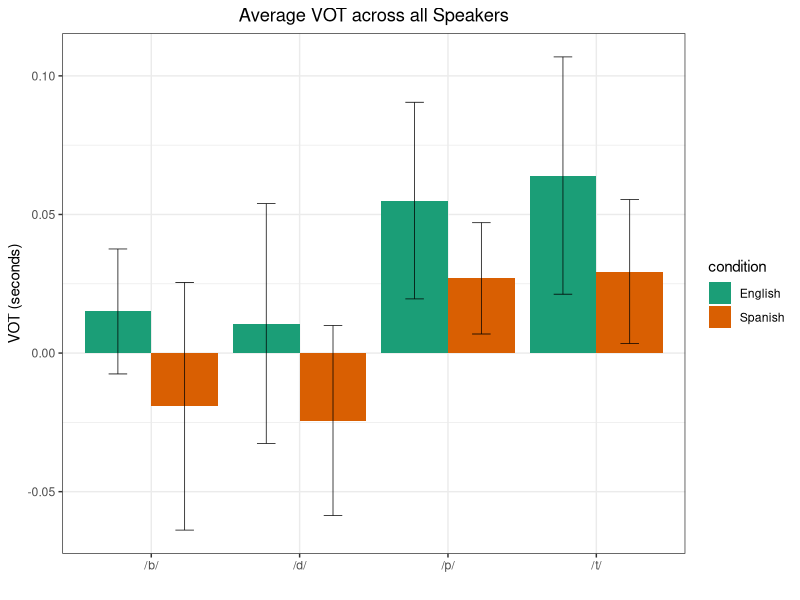
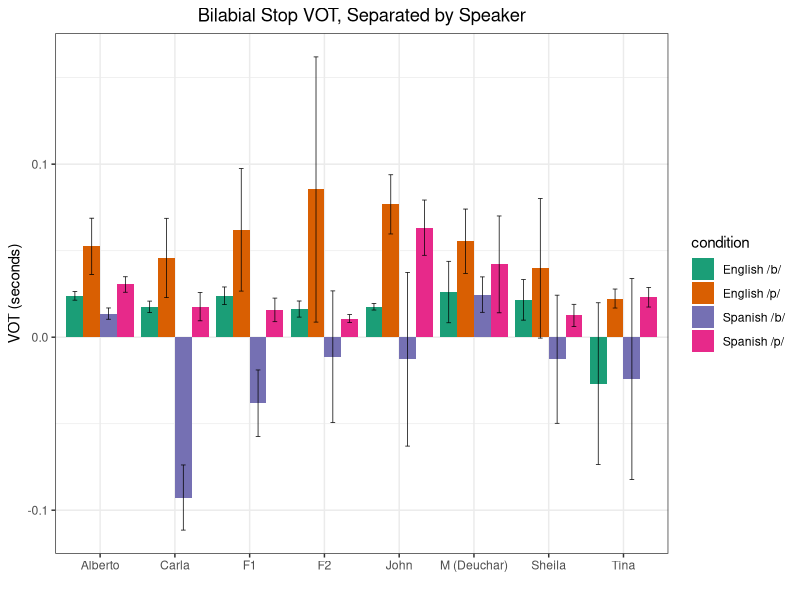
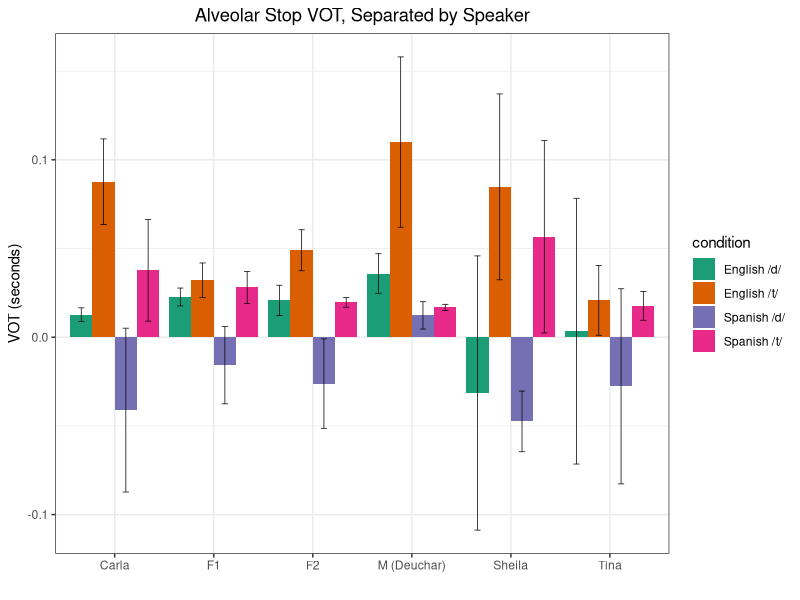

These charts were generated, in order, by the following R code:
library(dplyr)
library(ggplot2)
#Read in the data from the CSV files 
english <- read.csv("cleaned_eng.csv")
spanish <- read.csv("cleaned_spa.csv")

#bilabial stops
english_b <-english %>% filter(Consonant == 'b')
english_p <-english %>% filter(Consonant == 'p')
spanish_b <- spanish  %>% filter(Consonant == 'b')
spanish_p <- spanish %>% filter(Consonant == 'p')

#alveolar stops
english_d <-english %>% filter(Consonant == 'd')
english_t <-english %>% filter(Consonant == 't')
spanish_d <- spanish  %>% filter(Consonant == 'd')
spanish_t <- spanish %>% filter(Consonant == 't')

#overall plot 
specie <- c(rep("/d/", 2), rep("/t/", 2), rep("/b/", 2), rep("/p/", 2))
condition <- rep(c("Spanish" , "English") , 4)
value <- c(mean(spanish_d$VOT), mean(english_d$VOT), mean(spanish_t$VOT),mean(english_t$VOT),  mean(spanish_b$VOT),mean(english_b$VOT),  mean(spanish_p$VOT),  mean(english_p$VOT))
sd <- c(sd(spanish_d$VOT), sd(english_d$VOT), sd(spanish_t$VOT), sd(english_t$VOT),  sd(spanish_b$VOT),sd(english_b$VOT),  sd(spanish_p$VOT),  sd(english_p$VOT))
data <- data.frame(specie,condition,value)
theme_set(theme_bw())
ggplot(data, aes(fill=condition, y=value, x=specie)) + 
  geom_bar(position="dodge", stat="identity") + xlab("") + scale_fill_brewer(palette="Dark2")+ ylab("VOT (seconds)") +  ggtitle("Average VOT across all Speakers") +geom_errorbar(aes(ymin=value-sd, ymax=value+sd), size=0.25, width=0.25, position=position_dodge(.9))+theme( plot.title = element_text(hjust = 0.5))

#now it's time for some t-tests
t.test(spanish_b$VOT, english_b$VOT, paired=FALSE, conf.level = 0.95)
t.test(spanish_p$VOT, english_p$VOT, paired=FALSE, conf.level = 0.95)
t.test(spanish_d$VOT, english_d$VOT, paired=FALSE, conf.level = 0.95)
t.test(spanish_t$VOT, english_t$VOT, paired=FALSE, conf.level = 0.95)


#bilabial stops for each speaker 
f1_eng_b <- english_b %>% filter(Speaker == 'ferfulice_1')
f1_eng_p <- english_p %>% filter(Speaker == 'ferfulice_1')
f2_eng_b <- english_b %>% filter(Speaker == 'ferfulice_2')
f2_eng_p <- english_p %>% filter(Speaker == 'ferfulice_2')
deuchar_eng_b <- english_b %>% filter(Speaker == 'deuchar')
deuchar_eng_p <- english_p %>% filter(Speaker == 'deuchar')
alberto_eng_b <- english_b %>% filter(Speaker == 'perez_alberto')
alberto_eng_p <- english_p %>% filter(Speaker == 'perez_alberto')
carla_eng_b <- english_b %>% filter(Speaker == 'perez_carla')
carla_eng_p <- english_p %>% filter(Speaker == 'perez_carla')
john_eng_b <- english_b %>% filter(Speaker == 'perez_john')
john_eng_p <- english_p %>% filter(Speaker == 'perez_john')
shiela_eng_b <- english_b %>% filter(Speaker == 'perez_shiela')
shiela_eng_p <- english_p %>% filter(Speaker == 'perez_shiela')
tina_eng_b <- english_b %>% filter(Speaker == 'perez_tina')
tina_eng_p <- english_p %>% filter(Speaker == 'perez_tina')

f1_spa_b <- spanish_b %>% filter(Speaker == 'ferfulice_1')
f1_spa_p <- spanish_p %>% filter(Speaker == 'ferfulice_1')
f2_spa_b <- spanish_b %>% filter(Speaker == 'ferfulice_2')
f2_spa_p <- spanish_p  %>% filter(Speaker == 'ferfulice_2')
deuchar_spa_b <- spanish_b %>% filter(Speaker == 'deuchar')
deuchar_spa_p <- spanish_p %>% filter(Speaker == 'deuchar')
alberto_spa_b <- spanish_b %>% filter(Speaker == 'perez_alberto')
alberto_spa_p <- spanish_p %>% filter(Speaker == 'perez_alberto')
carla_spa_b <- spanish_b %>% filter(Speaker == 'perez_carla')
carla_spa_p <- spanish_p %>% filter(Speaker == 'perez_carla')
john_spa_b <- spanish_b %>% filter(Speaker == 'perez_john')
john_spa_p <- spanish_p  %>% filter(Speaker == 'perez_john')
shiela_spa_b <- spanish_b %>% filter(Speaker == 'perez_shiela')
shiela_spa_p <- spanish_p  %>% filter(Speaker == 'perez_shiela')
tina_spa_b <- spanish_b %>% filter(Speaker == 'perez_tina')
tina_spa_p <- spanish_p  %>% filter(Speaker == 'perez_tina')

specie <- c(rep("F1", 4), rep("F2", 4), rep("M (Deuchar)", 4), rep("Alberto", 4), rep("Carla", 4), rep("John", 4),  rep("Sheila", 4),  rep("Tina", 4))
condition <- rep(c("English /b/", "English /p/", "Spanish /b/", "Spanish /p/") , 8)
value <- c(mean(f1_eng_b$VOT), mean(f1_eng_p$VOT), mean(f1_spa_b$VOT), mean(f1_spa_p$VOT),mean(f2_eng_b$VOT), mean(f2_eng_p$VOT), mean(f2_spa_b$VOT), mean(f2_spa_p$VOT), mean(deuchar_eng_b$VOT), mean(deuchar_eng_p$VOT), mean(deuchar_spa_b$VOT), mean(deuchar_spa_p$VOT),  mean(alberto_eng_b$VOT), mean(alberto_eng_p$VOT), mean(alberto_spa_b$VOT), mean(alberto_spa_p$VOT),  mean(carla_eng_b$VOT), mean(carla_eng_p$VOT), mean(carla_spa_b$VOT), mean(carla_spa_p$VOT),  mean(john_eng_b$VOT), mean(john_eng_p$VOT), mean(john_spa_b$VOT), mean(john_spa_p$VOT),  mean(shiela_eng_b$VOT), mean(shiela_eng_p$VOT), mean(shiela_spa_b$VOT), mean(shiela_spa_p$VOT), mean(tina_eng_b$VOT), mean(tina_eng_p$VOT), mean(tina_spa_b$VOT), mean(tina_spa_p$VOT))
sd <- c(sd(f1_eng_b$VOT), sd(f1_eng_p$VOT), sd(f1_spa_b$VOT), sd(f1_spa_p$VOT), sd(f2_eng_b$VOT), sd(f2_eng_p$VOT), sd(f2_spa_b$VOT), sd(f2_spa_p$VOT), sd(deuchar_eng_b$VOT), sd(deuchar_eng_p$VOT), sd(deuchar_spa_b$VOT), sd(deuchar_spa_p$VOT),  sd(alberto_eng_b$VOT), sd(alberto_eng_p$VOT), sd(alberto_spa_b$VOT), sd(alberto_spa_p$VOT), sd(carla_eng_b$VOT), sd(carla_eng_p$VOT), sd(carla_spa_b$VOT), sd(carla_spa_p$VOT), sd(john_eng_b$VOT), sd(john_eng_p$VOT), sd(john_spa_b$VOT), sd(john_spa_p$VOT),  sd(shiela_eng_b$VOT), sd(shiela_eng_p$VOT), sd(shiela_spa_b$VOT), sd(shiela_spa_p$VOT),sd(tina_eng_b$VOT), sd(tina_eng_p$VOT), sd(tina_spa_b$VOT),sd(tina_spa_p$VOT))
data <- data.frame(specie,condition,value)
theme_set(theme_bw())
ggplot(data, aes(fill=condition, y=value, x=specie)) + 
  geom_bar(position="dodge", stat="identity") + xlab("") + scale_fill_brewer(palette="Dark2")+ ylab("VOT (seconds)") +  ggtitle("Bilabial Stop VOT, Separated by Speaker") +geom_errorbar(aes(ymin=value-sd, ymax=value+sd), size=0.25, width=0.25, position=position_dodge(.9))+theme( plot.title = element_text(hjust = 0.5))



#alveolar stops for each speaker 
f1_eng_d <- english_d %>% filter(Speaker == 'ferfulice_1')
f1_eng_t <- english_t %>% filter(Speaker == 'ferfulice_1')
f2_eng_d <- english_d %>% filter(Speaker == 'ferfulice_2')
f2_eng_t <- english_t %>% filter(Speaker == 'ferfulice_2')
deuchar_eng_d <- english_d %>% filter(Speaker == 'deuchar')
deuchar_eng_t <- english_t %>% filter(Speaker == 'deuchar')
carla_eng_d <- english_d %>% filter(Speaker == 'perez_carla')
carla_eng_t <- english_t %>% filter(Speaker == 'perez_carla')
shiela_eng_d <- english_d %>% filter(Speaker == 'perez_shiela')
shiela_eng_t <- english_t %>% filter(Speaker == 'perez_shiela')
tina_eng_d <- english_d %>% filter(Speaker == 'perez_tina')
tina_eng_t <- english_t %>% filter(Speaker == 'perez_tina')

f1_spa_d <- spanish_d %>% filter(Speaker == 'ferfulice_1')
f1_spa_t <- spanish_t %>% filter(Speaker == 'ferfulice_1')
f2_spa_d <- spanish_d %>% filter(Speaker == 'ferfulice_2')
f2_spa_t <- spanish_t  %>% filter(Speaker == 'ferfulice_2')
deuchar_spa_d <- spanish_d %>% filter(Speaker == 'deuchar')
deuchar_spa_t <- spanish_t %>% filter(Speaker == 'deuchar')
carla_spa_d <- spanish_d %>% filter(Speaker == 'perez_carla')
carla_spa_t <- spanish_t %>% filter(Speaker == 'perez_carla')
shiela_spa_d <- spanish_d %>% filter(Speaker == 'perez_shiela')
shiela_spa_t <- spanish_t  %>% filter(Speaker == 'perez_shiela')
tina_spa_d <- spanish_d %>% filter(Speaker == 'perez_tina')
tina_spa_t <- spanish_t  %>% filter(Speaker == 'perez_tina')

specie <- c(rep("F1", 4), rep("F2", 4), rep("M (Deuchar)", 4), rep("Carla", 4),  rep("Sheila", 4),  rep("Tina", 4))
condition <- rep(c("English /d/", "English /t/", "Spanish /d/", "Spanish /t/") , 6)
value <- c(mean(f1_eng_d$VOT), mean(f1_eng_t$VOT), mean(f1_spa_d$VOT), mean(f1_spa_t$VOT),mean(f2_eng_d$VOT), mean(f2_eng_t$VOT), mean(f2_spa_d$VOT), mean(f2_spa_t$VOT), mean(deuchar_eng_d$VOT), mean(deuchar_eng_t$VOT), mean(deuchar_spa_d$VOT), mean(deuchar_spa_t$VOT), mean(carla_eng_d$VOT), mean(carla_eng_t$VOT), mean(carla_spa_d$VOT), mean(carla_spa_t$VOT), mean(shiela_eng_d$VOT), mean(shiela_eng_t$VOT), mean(shiela_spa_d$VOT), mean(shiela_spa_t$VOT), mean(tina_eng_d$VOT), mean(tina_eng_t$VOT), mean(tina_spa_d$VOT), mean(tina_spa_t$VOT))
sd <- c(sd(f1_eng_d$VOT), sd(f1_eng_t$VOT), sd(f1_spa_d$VOT), sd(f1_spa_t$VOT), sd(f2_eng_d$VOT), sd(f2_eng_t$VOT), sd(f2_spa_d$VOT), sd(f2_spa_t$VOT), sd(deuchar_eng_d$VOT), sd(deuchar_eng_t$VOT), sd(deuchar_spa_d$VOT), sd(deuchar_spa_t$VOT), sd(carla_eng_d$VOT), sd(carla_eng_t$VOT), sd(carla_spa_d$VOT), sd(carla_spa_t$VOT), sd(shiela_eng_d$VOT), sd(shiela_eng_t$VOT), sd(shiela_spa_d$VOT), sd(shiela_spa_t$VOT),sd(tina_eng_d$VOT), sd(tina_eng_t$VOT), sd(tina_spa_d$VOT),sd(tina_spa_t$VOT))
data <- data.frame(specie,condition,value)
theme_set(theme_bw())
ggplot(data, aes(fill=condition, y=value, x=specie)) + 
  geom_bar(position="dodge", stat="identity") + xlab("") + scale_fill_brewer(palette="Dark2")+ ylab("VOT (seconds)") +  ggtitle("Alveolar Stop VOT, Separated by Speaker") +geom_errorbar(aes(ymin=value-sd, ymax=value+sd), size=0.25, width=0.25, position=position_dodge(.9))+theme( plot.title = element_text(hjust = 0.5))

#birthplace t-tests for English 
american_eng_b <- english_b %>% filter(Speaker != 'ferfulice_2' & Speaker != 'ferfulice_1' & Speaker != 'perez_tina')
spanish_eng_b <- english_b %>% filter(Speaker == 'ferfulice_2' | Speaker == 'ferfulice_1' | Speaker == 'perez_tina')
t.test(american_eng_b$VOT, spanish_eng_b$VOT, paired = FALSE, conf.level = 0.95)
american_eng_p <- english_p %>% filter(Speaker != 'ferfulice_2' & Speaker != 'ferfulice_1' & Speaker != 'perez_tina')
spanish_eng_p <- english_p %>% filter(Speaker == 'ferfulice_2' | Speaker == 'ferfulice_1' | Speaker == 'perez_tina')
t.test(american_eng_p$VOT, spanish_eng_p$VOT, paired = FALSE, conf.level = 0.95)
american_eng_d <- english_d %>% filter(Speaker != 'ferfulice_2' & Speaker != 'ferfulice_1' & Speaker != 'perez_tina')
spanish_eng_d <- english_d %>% filter(Speaker == 'ferfulice_2' | Speaker == 'ferfulice_1' | Speaker == 'perez_tina')
t.test(american_eng_d$VOT, spanish_eng_d$VOT, paired = FALSE, conf.level = 0.95)
american_eng_t <- english_t %>% filter(Speaker != 'ferfulice_2' & Speaker != 'ferfulice_1' & Speaker != 'perez_tina')
spanish_eng_t <- english_t %>% filter(Speaker == 'ferfulice_2' | Speaker == 'ferfulice_1' | Speaker == 'perez_tina')
t.test(american_eng_t$VOT, spanish_eng_t$VOT, paired = FALSE, conf.level = 0.95)


#birthplace t-tests for Spanish
american_spa_b <- spanish_b %>% filter(Speaker != 'ferfulice_2' & Speaker != 'ferfulice_1' & Speaker != 'perez_tina')
spanish_spa_b <- spanish_b %>% filter(Speaker == 'ferfulice_2' | Speaker == 'ferfulice_1' | Speaker == 'perez_tina')
t.test(american_spa_b$VOT, spanish_spa_b$VOT, paired = FALSE, conf.level = 0.95)
american_spa_p <- spanish_p %>% filter(Speaker != 'ferfulice_2' & Speaker != 'ferfulice_1' & Speaker != 'perez_tina')
spanish_spa_p <- spanish_p %>% filter(Speaker == 'ferfulice_2' | Speaker == 'ferfulice_1' | Speaker == 'perez_tina')
t.test(american_spa_p$VOT, spanish_spa_p$VOT, paired = FALSE, conf.level = 0.95)
american_spa_d <- spanish_d %>% filter(Speaker != 'ferfulice_2' & Speaker != 'ferfulice_1' & Speaker != 'perez_tina')
spanish_spa_d <- spanish_d %>% filter(Speaker == 'ferfulice_2' | Speaker == 'ferfulice_1' | Speaker == 'perez_tina')
t.test(american_spa_d$VOT, spanish_spa_d$VOT, paired = FALSE, conf.level = 0.95)
american_spa_t <- spanish_t %>% filter(Speaker != 'ferfulice_2' & Speaker != 'ferfulice_1' & Speaker != 'perez_tina')
spanish_spa_t <- spanish_t %>% filter(Speaker == 'ferfulice_2' | Speaker == 'ferfulice_1' | Speaker == 'perez_tina')
t.test(american_spa_t$VOT, spanish_spa_t$VOT, paired = FALSE, conf.level = 0.95)

#nationality t-tests for English 
american_eng_b <- english_b %>% filter(Speaker != 'ferfulice_2' & Speaker != 'ferfulice_1' )
spanish_eng_b <- english_b %>% filter(Speaker == 'ferfulice_2' | Speaker == 'ferfulice_1')
t.test(american_eng_b$VOT, spanish_eng_b$VOT, paired = FALSE, conf.level = 0.95)
american_eng_p <- english_p %>% filter(Speaker != 'ferfulice_2' & Speaker != 'ferfulice_1')
spanish_eng_p <- english_p %>% filter(Speaker == 'ferfulice_2' | Speaker == 'ferfulice_1' )
t.test(american_eng_p$VOT, spanish_eng_p$VOT, paired = FALSE, conf.level = 0.95)
american_eng_d <- english_d %>% filter(Speaker != 'ferfulice_2' & Speaker != 'ferfulice_1' )
spanish_eng_d <- english_d %>% filter(Speaker == 'ferfulice_2' | Speaker == 'ferfulice_1' )
t.test(american_eng_d$VOT, spanish_eng_d$VOT, paired = FALSE, conf.level = 0.95)
american_eng_t <- english_t %>% filter(Speaker != 'ferfulice_2' & Speaker != 'ferfulice_1' )
spanish_eng_t <- english_t %>% filter(Speaker == 'ferfulice_2' | Speaker == 'ferfulice_1' )
t.test(american_eng_t$VOT, spanish_eng_t$VOT, paired = FALSE, conf.level = 0.95)


#nationality t-tests for Spanish
american_spa_b <- spanish_b %>% filter(Speaker != 'ferfulice_2' & Speaker != 'ferfulice_1' )
spanish_spa_b <- spanish_b %>% filter(Speaker == 'ferfulice_2' | Speaker == 'ferfulice_1' )
t.test(american_spa_b$VOT, spanish_spa_b$VOT, paired = FALSE, conf.level = 0.95)
american_spa_p <- spanish_p %>% filter(Speaker != 'ferfulice_2' & Speaker != 'ferfulice_1' )
spanish_spa_p <- spanish_p %>% filter(Speaker == 'ferfulice_2' | Speaker == 'ferfulice_1' )
t.test(american_spa_p$VOT, spanish_spa_p$VOT, paired = FALSE, conf.level = 0.95)
american_spa_d <- spanish_d %>% filter(Speaker != 'ferfulice_2' & Speaker != 'ferfulice_1')
spanish_spa_d <- spanish_d %>% filter(Speaker == 'ferfulice_2' | Speaker == 'ferfulice_1')
t.test(american_spa_d$VOT, spanish_spa_d$VOT, paired = FALSE, conf.level = 0.95)
american_spa_t <- spanish_t %>% filter(Speaker != 'ferfulice_2' & Speaker != 'ferfulice_1' )
spanish_spa_t <- spanish_t %>% filter(Speaker == 'ferfulice_2' | Speaker == 'ferfulice_1' )
t.test(american_spa_t$VOT, spanish_spa_t$VOT, paired = FALSE, conf.level = 0.95)





#mother's L1 t-tests for English 
american_eng_b <- english_b %>% filter(Speaker != 'perez_shiela' & Speaker != 'perez_carla' & Speaker != 'perez_tina')
spanish_eng_b <- english_b %>% filter(Speaker == 'perez_shiela' | Speaker == 'perez_carla' | Speaker == 'perez_tina')
t.test(american_eng_b$VOT, spanish_eng_b$VOT, paired = FALSE, conf.level = 0.95)
american_eng_p <- english_p %>% filter(Speaker != 'perez_shiela' & Speaker != 'perez_carla' & Speaker != 'perez_tina')
spanish_eng_p <- english_p %>% filter(Speaker == 'perez_shiela' | Speaker == 'perez_carla' | Speaker == 'perez_tina')
t.test(american_eng_p$VOT, spanish_eng_p$VOT, paired = FALSE, conf.level = 0.95)
american_eng_d <- english_d %>% filter(Speaker != 'perez_shiela' & Speaker != 'perez_carla' & Speaker != 'perez_tina')
spanish_eng_d <- english_d %>% filter(Speaker == 'perez_shiela' | Speaker == 'perez_carla' | Speaker == 'perez_tina')
t.test(american_eng_d$VOT, spanish_eng_d$VOT, paired = FALSE, conf.level = 0.95)
american_eng_t <- english_t %>% filter(Speaker != 'perez_shiela' & Speaker != 'perez_carla' & Speaker != 'perez_tina' )
spanish_eng_t <- english_t %>% filter(Speaker == 'perez_shiela' | Speaker == 'perez_carla' | Speaker == 'perez_tina')
t.test(american_eng_t$VOT, spanish_eng_t$VOT, paired = FALSE, conf.level = 0.95)


#mother's L1 t-tests for Spanish
american_spa_b <- spanish_b %>% filter(Speaker != 'perez_shiela' & Speaker != 'perez_carla' & Speaker != 'perez_tina' )
spanish_spa_b <- spanish_b %>% filter(Speaker == 'perez_shiela' | Speaker == 'perez_carla' | Speaker == 'perez_tina')
t.test(american_spa_b$VOT, spanish_spa_b$VOT, paired = FALSE, conf.level = 0.95)
american_spa_p <- spanish_p %>% filter(Speaker != 'perez_shiela' & Speaker != 'perez_carla' & Speaker != 'perez_tina' )
spanish_spa_p <- spanish_p %>% filter(Speaker == 'perez_shiela' | Speaker == 'perez_carla' | Speaker == 'perez_tina')
t.test(american_spa_p$VOT, spanish_spa_p$VOT, paired = FALSE, conf.level = 0.95)
american_spa_d <- spanish_d %>% filter(Speaker != 'perez_shiela' & Speaker != 'perez_carla' & Speaker != 'perez_tina')
spanish_spa_d <- spanish_d %>% filter(Speaker == 'perez_shiela' | Speaker == 'perez_carla' | Speaker == 'perez_tina')
t.test(american_spa_d$VOT, spanish_spa_d$VOT, paired = FALSE, conf.level = 0.95)
american_spa_t <- spanish_t %>% filter(Speaker != 'perez_shiela' & Speaker != 'perez_carla' & Speaker != 'perez_tina')
spanish_spa_t <- spanish_t %>% filter(Speaker == 'perez_shiela' | Speaker == 'perez_carla' | Speaker == 'perez_tina')
t.test(american_spa_t$VOT, spanish_spa_t$VOT, paired = FALSE, conf.level = 0.95)



#father's L1 t-tests for English 
american_eng_b <- english_b %>% filter(Speaker == 'perez_alberto' | Speaker == 'perez_carla' | Speaker == 'perez_tina')
spanish_eng_b <- english_b %>% filter(Speaker == 'ferfulice_1' | Speaker == 'ferfulice_2' | Speaker == 'deuchar' | Speaker == 'perez_john' )
t.test(american_eng_b$VOT, spanish_eng_b$VOT, paired = FALSE, conf.level = 0.95)
american_eng_p <- english_p %>% filter(Speaker == 'perez_alberto' | Speaker == 'perez_carla' | Speaker == 'perez_tina')
spanish_eng_p <- english_p %>% filter(Speaker == 'ferfulice_1' | Speaker == 'ferfulice_2' | Speaker == 'deuchar' | Speaker == 'perez_john' )
t.test(american_eng_p$VOT, spanish_eng_p$VOT, paired = FALSE, conf.level = 0.95)
mean(american_eng_p$VOT)
american_eng_d <- english_d %>% filter(Speaker == 'perez_alberto' | Speaker == 'perez_carla' | Speaker == 'perez_tina')
spanish_eng_d <- english_d %>% filter(Speaker == 'ferfulice_1' | Speaker == 'ferfulice_2' | Speaker == 'deuchar' | Speaker == 'perez_john' )
t.test(american_eng_d$VOT, spanish_eng_d$VOT, paired = FALSE, conf.level = 0.95)
american_eng_t <- english_t %>% filter(Speaker == 'perez_alberto' | Speaker == 'perez_carla' | Speaker == 'perez_tina')
spanish_eng_t <- english_t %>% filter(Speaker == 'ferfulice_1' | Speaker == 'ferfulice_2' | Speaker == 'deuchar' | Speaker == 'perez_john' )
t.test(american_eng_t$VOT, spanish_eng_t$VOT, paired = FALSE, conf.level = 0.95)


#father's L1 t-tests for Spanish
american_spa_b <- spanish_b %>% filter(Speaker == 'perez_alberto' | Speaker == 'perez_carla' | Speaker == 'perez_tina')
spanish_spa_b <- spanish_b %>% filter(Speaker == 'ferfulice_1' | Speaker == 'ferfulice_2' | Speaker == 'deuchar' | Speaker == 'perez_john' )
t.test(american_spa_b$VOT, spanish_spa_b$VOT, paired = FALSE, conf.level = 0.95)
american_spa_p <- spanish_p %>% filter(Speaker == 'perez_alberto' | Speaker == 'perez_carla' | Speaker == 'perez_tina')
spanish_spa_p <- spanish_p %>% filter(Speaker == 'ferfulice_1' | Speaker == 'ferfulice_2' | Speaker == 'deuchar' | Speaker == 'perez_john' )
t.test(american_spa_p$VOT, spanish_spa_p$VOT, paired = FALSE, conf.level = 0.95)
american_spa_d <- spanish_d %>% filter(Speaker == 'perez_alberto' | Speaker == 'perez_carla' | Speaker == 'perez_tina')
spanish_spa_d <- spanish_d %>% filter(Speaker == 'ferfulice_1' | Speaker == 'ferfulice_2' | Speaker == 'deuchar' | Speaker == 'perez_john' )
t.test(american_spa_d$VOT, spanish_spa_d$VOT, paired = FALSE, conf.level = 0.95)
american_spa_t <- spanish_t %>% filter(Speaker == 'perez_alberto' | Speaker == 'perez_carla' | Speaker == 'perez_tina')
spanish_spa_t <- spanish_t %>% filter(Speaker == 'ferfulice_1' | Speaker == 'ferfulice_2' | Speaker == 'deuchar' | Speaker == 'perez_john' )
t.test(american_spa_t$VOT, spanish_spa_t$VOT, paired = FALSE, conf.level = 0.95)


#Language used by mother t-tests for English 
american_eng_b <- english_b %>% filter(Speaker == 'ferfulice_1' | Speaker == 'ferfulice_2' | Speaker == 'perez_john')
spanish_eng_b <- english_b %>% filter(Speaker == 'perez_carla' | Speaker == 'perez_shiela' | Speaker == 'perez_tina' )
t.test(american_eng_b$VOT, spanish_eng_b$VOT, paired = FALSE, conf.level = 0.95)
american_eng_p <- english_p %>% filter(Speaker == 'ferfulice_1' | Speaker == 'ferfulice_2' | Speaker == 'perez_john')
spanish_eng_p <- english_p %>% filter(Speaker == 'perez_carla' | Speaker == 'perez_shiela' | Speaker == 'perez_tina' )
t.test(american_eng_p$VOT, spanish_eng_p$VOT, paired = FALSE, conf.level = 0.95)
american_eng_d <- english_d %>% filter(Speaker == 'ferfulice_1' | Speaker == 'ferfulice_2' | Speaker == 'perez_john')
spanish_eng_d <- english_d %>%filter(Speaker == 'perez_carla' | Speaker == 'perez_shiela' | Speaker == 'perez_tina' )
t.test(american_eng_d$VOT, spanish_eng_d$VOT, paired = FALSE, conf.level = 0.95)
american_eng_t <- english_t %>% filter(Speaker == 'ferfulice_1' | Speaker == 'ferfulice_2' | Speaker == 'perez_john')
spanish_eng_t <- english_t %>% filter(Speaker == 'perez_carla' | Speaker == 'perez_shiela' | Speaker == 'perez_tina' )
t.test(american_eng_t$VOT, spanish_eng_t$VOT, paired = FALSE, conf.level = 0.95)


#Language used by mother t-tests for Spanish
american_spa_b <- spanish_b %>% filter(Speaker == 'ferfulice_1' | Speaker == 'ferfulice_2' | Speaker == 'perez_john')
spanish_spa_b <- spanish_b %>% filter(Speaker == 'perez_carla' | Speaker == 'perez_shiela' | Speaker == 'perez_tina' )
t.test(american_spa_b$VOT, spanish_spa_b$VOT, paired = FALSE, conf.level = 0.95)
american_spa_p <- spanish_p %>% filter(Speaker == 'ferfulice_1' | Speaker == 'ferfulice_2' | Speaker == 'perez_john')
spanish_spa_p <- spanish_p %>% filter(Speaker == 'perez_carla' | Speaker == 'perez_shiela' | Speaker == 'perez_tina' )
t.test(american_spa_p$VOT, spanish_spa_p$VOT, paired = FALSE, conf.level = 0.95)
american_spa_d <- spanish_d %>% filter(Speaker == 'ferfulice_1' | Speaker == 'ferfulice_2' | Speaker == 'perez_john')
spanish_spa_d <- spanish_d %>% filter(Speaker == 'perez_carla' | Speaker == 'perez_shiela' | Speaker == 'perez_tina' )
t.test(american_spa_d$VOT, spanish_spa_d$VOT, paired = FALSE, conf.level = 0.95)
american_spa_t <- spanish_t %>% filter(Speaker == 'ferfulice_1' | Speaker == 'ferfulice_2' | Speaker == 'perez_john')
spanish_spa_t <- spanish_t %>% filter(Speaker == 'perez_carla' | Speaker == 'perez_shiela' | Speaker == 'perez_tina' )
t.test(american_spa_t$VOT, spanish_spa_t$VOT, paired = FALSE, conf.level = 0.95)


#Language used by father t-tests for English 
american_eng_b <- english_b %>% filter(Speaker == 'perez_alberto' | Speaker == 'perez_shiela')
spanish_eng_b <- english_b %>% filter(Speaker == 'perez_carla' | Speaker == 'perez_tina' | Speaker == 'deuchar' | Speaker == 'ferfulice_1' | Speaker == 'ferfulice_2' )
t.test(american_eng_b$VOT, spanish_eng_b$VOT, paired = FALSE, conf.level = 0.95)
american_eng_p <- english_p %>% filter(Speaker == 'perez_alberto' | Speaker == 'perez_shiela')
spanish_eng_p <- english_p %>% filter(Speaker == 'perez_carla' | Speaker == 'perez_tina' | Speaker == 'deuchar' | Speaker == 'ferfulice_1' | Speaker == 'ferfulice_2' )
t.test(american_eng_p$VOT, spanish_eng_p$VOT, paired = FALSE, conf.level = 0.95)
american_eng_d <- english_d %>% filter(Speaker == 'perez_alberto' | Speaker == 'perez_shiela')
spanish_eng_d <- english_d %>%filter(Speaker == 'perez_carla' | Speaker == 'perez_tina' | Speaker == 'deuchar' | Speaker == 'ferfulice_1' | Speaker == 'ferfulice_2' )
t.test(american_eng_d$VOT, spanish_eng_d$VOT, paired = FALSE, conf.level = 0.95)
american_eng_t <- english_t %>% filter(Speaker == 'perez_alberto' | Speaker == 'perez_shiela')
spanish_eng_t <- english_t %>% filter(Speaker == 'perez_carla' | Speaker == 'perez_tina' | Speaker == 'deuchar' | Speaker == 'ferfulice_1' | Speaker == 'ferfulice_2' )
t.test(american_eng_t$VOT, spanish_eng_t$VOT, paired = FALSE, conf.level = 0.95)


#Language used by father t-tests for Spanish
american_spa_b <- spanish_b %>% filter(Speaker == 'perez_alberto' | Speaker == 'perez_shiela')
spanish_spa_b <- spanish_b %>% filter(Speaker == 'perez_carla' | Speaker == 'perez_tina' | Speaker == 'deuchar' | Speaker == 'ferfulice_1' | Speaker == 'ferfulice_2' )
t.test(american_spa_b$VOT, spanish_spa_b$VOT, paired = FALSE, conf.level = 0.95)
american_spa_p <- spanish_p %>% filter(Speaker == 'perez_alberto' | Speaker == 'perez_shiela')
spanish_spa_p <- spanish_p %>% filter(Speaker == 'perez_carla' | Speaker == 'perez_tina' | Speaker == 'deuchar' | Speaker == 'ferfulice_1' | Speaker == 'ferfulice_2' )
t.test(american_spa_p$VOT, spanish_spa_p$VOT, paired = FALSE, conf.level = 0.95)
american_spa_d <- spanish_d %>% filter(Speaker == 'perez_alberto' | Speaker == 'perez_shiela')
spanish_spa_d <- spanish_d %>% filter(Speaker == 'perez_carla' | Speaker == 'perez_tina' | Speaker == 'deuchar' | Speaker == 'ferfulice_1' | Speaker == 'ferfulice_2' )
t.test(american_spa_d$VOT, spanish_spa_d$VOT, paired = FALSE, conf.level = 0.95)
american_spa_t <- spanish_t %>% filter(Speaker == 'perez_alberto' | Speaker == 'perez_shiela')
spanish_spa_t <- spanish_t %>% filter(Speaker == 'perez_carla' | Speaker == 'perez_tina' | Speaker == 'deuchar' | Speaker == 'ferfulice_1' | Speaker == 'ferfulice_2' )
t.test(american_spa_t$VOT, spanish_spa_t$VOT, paired = FALSE, conf.level = 0.95)



#L2 t-tests for English 
american_eng_b <- english_b %>% filter(Speaker == 'perez_alberto' | Speaker == 'deuchar')
spanish_eng_b <- english_b %>% filter(Speaker != 'perez_alberto' & Speaker != 'deuchar' )
t.test(american_eng_b$VOT, spanish_eng_b$VOT, paired = FALSE, conf.level = 0.95)
american_eng_p <- english_p %>% filter(Speaker == 'perez_alberto' | Speaker == 'deuchar')
spanish_eng_p <- english_p %>% filter(Speaker != 'perez_alberto' & Speaker != 'deuchar' )
t.test(american_eng_p$VOT, spanish_eng_p$VOT, paired = FALSE, conf.level = 0.95)
american_eng_d <- english_d %>% filter(Speaker == 'perez_alberto' | Speaker == 'deuchar')
spanish_eng_d <- english_d %>%filter(Speaker != 'perez_alberto' & Speaker != 'deuchar' )
t.test(american_eng_d$VOT, spanish_eng_d$VOT, paired = FALSE, conf.level = 0.95)
american_eng_t <- english_t %>% filter(Speaker == 'perez_alberto' | Speaker == 'deuchar')
spanish_eng_t <- english_t %>% filter(Speaker != 'perez_alberto' & Speaker != 'deuchar' )
t.test(american_eng_t$VOT, spanish_eng_t$VOT, paired = FALSE, conf.level = 0.95)


#L2 used by father t-tests for Spanish
american_spa_b <- spanish_b %>% filter(Speaker == 'perez_alberto' | Speaker == 'deuchar')
spanish_spa_b <- spanish_b %>% filter(Speaker != 'perez_alberto' & Speaker != 'deuchar' )
t.test(american_spa_b$VOT, spanish_spa_b$VOT, paired = FALSE, conf.level = 0.95)
american_spa_p <- spanish_p %>% filter(Speaker == 'perez_alberto' | Speaker == 'deuchar')
spanish_spa_p <- spanish_p %>% filter(Speaker != 'perez_alberto' & Speaker != 'deuchar' )
t.test(american_spa_p$VOT, spanish_spa_p$VOT, paired = FALSE, conf.level = 0.95)
american_spa_d <- spanish_d %>% filter(Speaker == 'perez_alberto' | Speaker == 'deuchar')
spanish_spa_d <- spanish_d %>% filter(Speaker != 'perez_alberto' & Speaker != 'deuchar' )
t.test(american_spa_d$VOT, spanish_spa_d$VOT, paired = FALSE, conf.level = 0.95)
american_spa_t <- spanish_t %>% filter(Speaker == 'perez_alberto' | Speaker == 'deuchar')
spanish_spa_t <- spanish_t %>% filter(Speaker != 'perez_alberto' & Speaker != 'deuchar' )
t.test(american_spa_t$VOT, spanish_spa_t$VOT, paired = FALSE, conf.level = 0.95)



